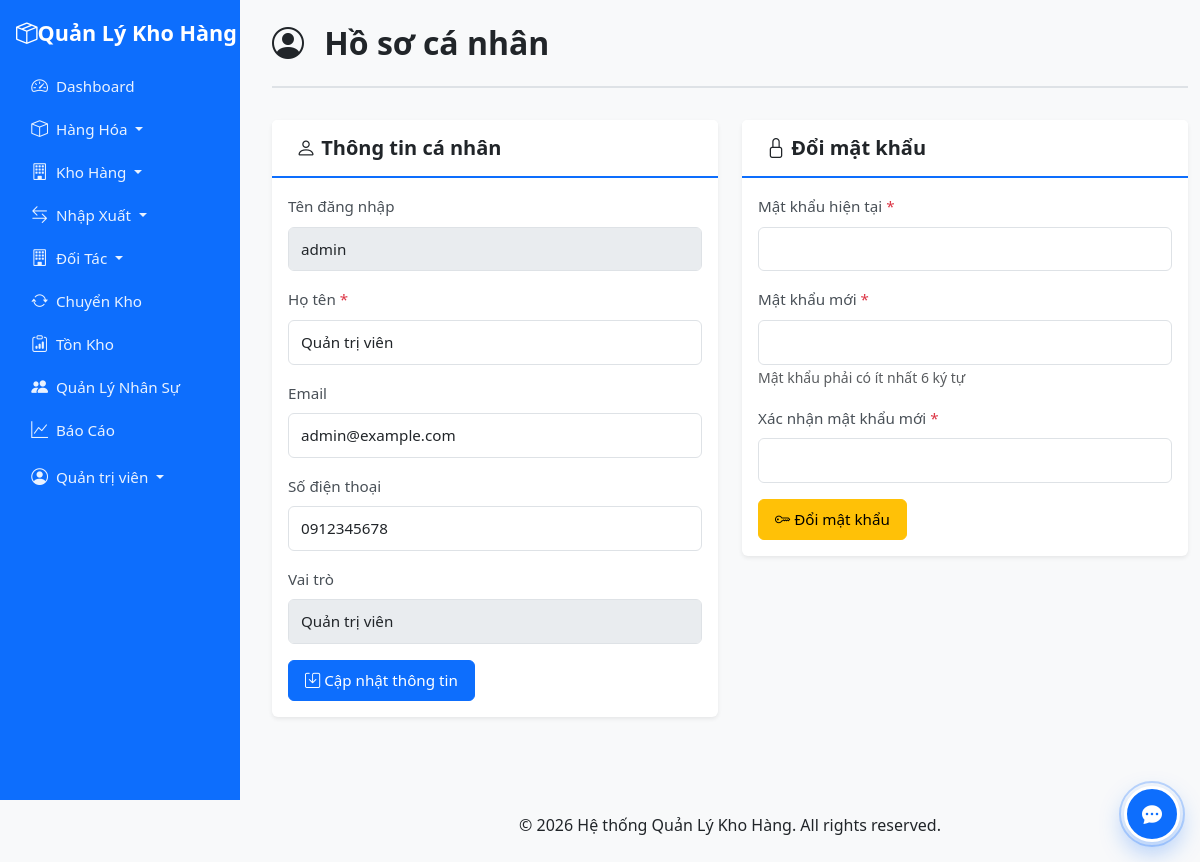
The app's page /modules/profile/index.php (signed in) with its own data.
### tables this page shows
CREATE TABLE `users` (
  `id` int(11) NOT NULL,
  `username` varchar(50) NOT NULL,
  `password` varchar(255) NOT NULL,
  `full_name` varchar(100) NOT NULL,
  `email` varchar(100) DEFAULT NULL,
  `phone` varchar(20) DEFAULT NULL,
  `role` enum('admin','quanly_kho','nhanvien_nhapkho','ketoan') DEFAULT 'nhanvien_nhapkho',
  `status` tinyint(1) DEFAULT 1,
  `created_at` timestamp NOT NULL DEFAULT current_timestamp(),
  `updated_at` timestamp NOT NULL DEFAULT current_timestamp() ON UPDATE current_timestamp()
);

### config/config.php (called while the page is built, shortened)
<?php
function getCurrentUser() {
    $db = getDB();
    $stmt = $db->prepare("SELECT * FROM users WHERE id = ?");
    $stmt->execute([$_SESSION['user_id']]);
    return $stmt->fetch();
}
?>

### modules/profile/index.php (the view, shortened to what this page needs)
<?php
require_once '../../config/config.php';
$user = getCurrentUser();
include '../../includes/header.php';
?>
<div class="container-fluid mt-4">
    <div class="page-header">
        <h1><i class="bi bi-person-circle"></i> Hồ sơ cá nhân</h1>
    </div>
    <div class="row">
        <div class="col-md-6">
            <div class="card">
                <div class="card-header">
                    <h5 class="mb-0"><i class="bi bi-person"></i> Thông tin cá nhân</h5>
                </div>
                <div class="card-body">
                    <form method="POST">
                        <div class="mb-3">
                            <label class="form-label">Tên đăng nhập</label>
                            <input type="text" class="form-control" value="<?php echo htmlspecialchars($user['username']); ?>" disabled>
                        </div>
                        <div class="mb-3">
                            <label class="form-label">Họ tên <span class="text-danger">*</span></label>
                            <input type="text" class="form-control" name="full_name" required value="<?php echo htmlspecialchars($user['full_name']); ?>">
                        </div>
                        <div class="mb-3">
                            <label class="form-label">Email</label>
                            <input type="email" class="form-control" name="email" value="<?php echo htmlspecialchars($user['email'] ?? ''); ?>">
                        </div>
                        <div class="mb-3">
                            <label class="form-label">Số điện thoại</label>
                            <input type="text" class="form-control" name="phone" value="<?php echo htmlspecialchars($user['phone'] ?? ''); ?>">
                        </div>
                        <div class="mb-3">
                            <label class="form-label">Vai trò</label>
                            <input type="text" class="form-control" value="<?php echo ROLES[$user['role']] ?? $user['role']; ?>" disabled>
                        </div>
                        <button type="submit" class="btn btn-primary">
                            <i class="bi bi-save"></i> Cập nhật thông tin
                        </button>
                    </form>
                </div>
            </div>
        </div>
        <div class="col-md-6">
            <div class="card">
                <div class="card-header">
                    <h5 class="mb-0"><i class="bi bi-lock"></i> Đổi mật khẩu</h5>
                </div>
                <div class="card-body">
                    <form method="POST">
                        <div class="mb-3">
                            <label class="form-label">Mật khẩu hiện tại <span class="text-danger">*</span></label>
                            <input type="password" class="form-control" name="current_password" required>
                        </div>
                        <div class="mb-3">
                            <label class="form-label">Mật khẩu mới <span class="text-danger">*</span></label>
                            <input type="password" class="form-control" name="new_password" required minlength="6">
                            <small class="text-muted">Mật khẩu phải có ít nhất 6 ký tự</small>
                        </div>
                        <div class="mb-3">
                            <label class="form-label">Xác nhận mật khẩu mới <span class="text-danger">*</span></label>
                            <input type="password" class="form-control" name="confirm_password" required minlength="6">
                        </div>
                        <button type="submit" class="btn btn-warning">
                            <i class="bi bi-key"></i> Đổi mật khẩu
                        </button>
                    </form>
                </div>
            </div>
        </div>
    </div>
</div>
<?php include '../../includes/footer.php'; ?>

### assets/css/style.css (style rules this page uses)
:root { --primary-color: #0d6efd; --secondary-color: #6c757d; --success-color: #198754; --danger-color: #dc3545; --warning-color: #ffc107; --info-color: #0dcaf0; }
body { font-family: 'Segoe UI', Tahoma, Geneva, Verdana, sans-serif; background-color: #f8f9fa; font-size: 1rem; line-height: 1.6; }
@media (min-width: 992px) { body.has-sidebar { padding-left: 260px; } }
.card { border: none; box-shadow: 0 0.125rem 0.25rem rgba(0, 0, 0, 0.075); margin-bottom: 1.5rem; }
.card-header { background-color: #fff; border-bottom: 2px solid var(--primary-color); font-weight: 600; font-size: 1.1rem; padding: 1rem 1.5rem; }
.card-header h5 { font-size: 1.25rem; font-weight: 600; margin: 0; }
.form-label { font-weight: 500; margin-bottom: 0.5rem; }
.page-header { margin-bottom: 2rem; padding-bottom: 1rem; border-bottom: 2px solid #dee2e6; }
.page-header h1 { margin-bottom: 0.5rem; font-size: 2rem; font-weight: 600; color: #212529; }
.page-header h1 i { margin-right: 0.75rem; font-size: 2rem; }
h1, h2, h3, h4, h5, h6 { font-weight: 600; color: #212529; }
h1 { font-size: 2rem; }
h5 { font-size: 1.1rem; }
.btn { font-weight: 500; padding: 0.5rem 1rem; font-size: 0.95rem; }
.form-control, .form-select { font-size: 0.95rem; padding: 0.625rem 0.75rem; }
.form-label { font-weight: 500; margin-bottom: 0.5rem; font-size: 0.95rem; color: #495057; }

### records on screen
users: username "admin", full_name "Quản trị viên", email "admin@example.com", phone "0912345678", role "Quản trị viên"

### other values on screen
$_SESSION['full_name'] "Quản trị viên"
